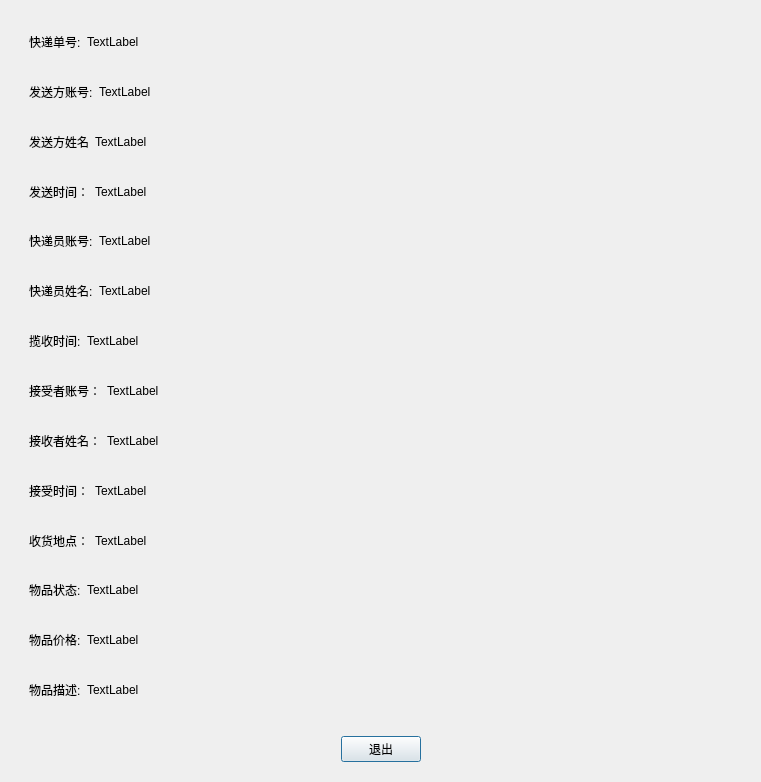
<?xml version="1.0" encoding="UTF-8"?>
<ui version="4.0">
 <class>PackageInfoWindow</class>
 <widget class="QDialog" name="PackageInfoWindow">
  <property name="geometry">
   <rect>
    <x>0</x>
    <y>0</y>
    <width>761</width>
    <height>782</height>
   </rect>
  </property>
  <property name="windowTitle">
   <string>Dialog</string>
  </property>
  <layout class="QVBoxLayout" name="verticalLayout_2">
   <item>
    <widget class="QWidget" name="widget_5" native="true">
     <layout class="QVBoxLayout" name="verticalLayout">
      <item>
       <widget class="QWidget" name="widget" native="true">
        <layout class="QHBoxLayout" name="horizontalLayout">
         <item>
          <widget class="QLabel" name="label">
           <property name="text">
            <string>快递单号:</string>
           </property>
          </widget>
         </item>
         <item>
          <widget class="QLabel" name="Index_Line">
           <property name="sizePolicy">
            <sizepolicy hsizetype="Preferred" vsizetype="Preferred">
             <horstretch>20</horstretch>
             <verstretch>0</verstretch>
            </sizepolicy>
           </property>
           <property name="text">
            <string>TextLabel</string>
           </property>
          </widget>
         </item>
        </layout>
       </widget>
      </item>
      <item>
       <widget class="QWidget" name="widget_2" native="true">
        <layout class="QHBoxLayout" name="horizontalLayout_2">
         <item>
          <widget class="QLabel" name="label_3">
           <property name="text">
            <string>发送方账号:</string>
           </property>
          </widget>
         </item>
         <item>
          <widget class="QLabel" name="SenderUsername_Line">
           <property name="sizePolicy">
            <sizepolicy hsizetype="Preferred" vsizetype="Preferred">
             <horstretch>20</horstretch>
             <verstretch>0</verstretch>
            </sizepolicy>
           </property>
           <property name="text">
            <string>TextLabel</string>
           </property>
          </widget>
         </item>
        </layout>
       </widget>
      </item>
      <item>
       <widget class="QWidget" name="widget_4" native="true">
        <layout class="QHBoxLayout" name="horizontalLayout_4">
         <item>
          <widget class="QLabel" name="label_7">
           <property name="text">
            <string>发送方姓名</string>
           </property>
          </widget>
         </item>
         <item>
          <widget class="QLabel" name="SenderName_Line">
           <property name="sizePolicy">
            <sizepolicy hsizetype="Preferred" vsizetype="Preferred">
             <horstretch>20</horstretch>
             <verstretch>0</verstretch>
            </sizepolicy>
           </property>
           <property name="text">
            <string>TextLabel</string>
           </property>
          </widget>
         </item>
        </layout>
       </widget>
      </item>
      <item>
       <widget class="QWidget" name="widget_6" native="true">
        <layout class="QHBoxLayout" name="horizontalLayout_5">
         <item>
          <widget class="QLabel" name="label_6">
           <property name="text">
            <string>发送时间：</string>
           </property>
          </widget>
         </item>
         <item>
          <widget class="QLabel" name="SenderTime">
           <property name="sizePolicy">
            <sizepolicy hsizetype="Preferred" vsizetype="Preferred">
             <horstretch>20</horstretch>
             <verstretch>0</verstretch>
            </sizepolicy>
           </property>
           <property name="text">
            <string>TextLabel</string>
           </property>
          </widget>
         </item>
        </layout>
       </widget>
      </item>
      <item>
       <widget class="QWidget" name="widget_13" native="true">
        <layout class="QHBoxLayout" name="horizontalLayout_12">
         <item>
          <widget class="QLabel" name="label_13">
           <property name="sizePolicy">
            <sizepolicy hsizetype="Fixed" vsizetype="Preferred">
             <horstretch>0</horstretch>
             <verstretch>0</verstretch>
            </sizepolicy>
           </property>
           <property name="text">
            <string>快递员账号:</string>
           </property>
          </widget>
         </item>
         <item>
          <widget class="QLabel" name="CollectorUsername_Line">
           <property name="sizePolicy">
            <sizepolicy hsizetype="Preferred" vsizetype="Preferred">
             <horstretch>20</horstretch>
             <verstretch>0</verstretch>
            </sizepolicy>
           </property>
           <property name="text">
            <string>TextLabel</string>
           </property>
          </widget>
         </item>
        </layout>
       </widget>
      </item>
      <item>
       <widget class="QWidget" name="widget_12" native="true">
        <layout class="QHBoxLayout" name="horizontalLayout_11">
         <item>
          <widget class="QLabel" name="label_12">
           <property name="sizePolicy">
            <sizepolicy hsizetype="Fixed" vsizetype="Preferred">
             <horstretch>0</horstretch>
             <verstretch>0</verstretch>
            </sizepolicy>
           </property>
           <property name="text">
            <string>快递员姓名:</string>
           </property>
          </widget>
         </item>
         <item>
          <widget class="QLabel" name="CollectorName_Line">
           <property name="sizePolicy">
            <sizepolicy hsizetype="Preferred" vsizetype="Preferred">
             <horstretch>20</horstretch>
             <verstretch>0</verstretch>
            </sizepolicy>
           </property>
           <property name="text">
            <string>TextLabel</string>
           </property>
          </widget>
         </item>
        </layout>
       </widget>
      </item>
      <item>
       <widget class="QWidget" name="widget_14" native="true">
        <layout class="QHBoxLayout" name="horizontalLayout_13">
         <item>
          <widget class="QLabel" name="label_14">
           <property name="text">
            <string>揽收时间:</string>
           </property>
          </widget>
         </item>
         <item>
          <widget class="QLabel" name="CollectTime_Line">
           <property name="sizePolicy">
            <sizepolicy hsizetype="Preferred" vsizetype="Preferred">
             <horstretch>20</horstretch>
             <verstretch>0</verstretch>
            </sizepolicy>
           </property>
           <property name="text">
            <string>TextLabel</string>
           </property>
          </widget>
         </item>
        </layout>
       </widget>
      </item>
      <item>
       <widget class="QWidget" name="widget_7" native="true">
        <layout class="QHBoxLayout" name="horizontalLayout_6">
         <item>
          <widget class="QLabel" name="label_8">
           <property name="text">
            <string>接受者账号：</string>
           </property>
          </widget>
         </item>
         <item>
          <widget class="QLabel" name="RecvUsername_Line">
           <property name="sizePolicy">
            <sizepolicy hsizetype="Preferred" vsizetype="Preferred">
             <horstretch>20</horstretch>
             <verstretch>0</verstretch>
            </sizepolicy>
           </property>
           <property name="text">
            <string>TextLabel</string>
           </property>
          </widget>
         </item>
        </layout>
       </widget>
      </item>
      <item>
       <widget class="QWidget" name="widget_9" native="true">
        <layout class="QHBoxLayout" name="horizontalLayout_8">
         <item>
          <widget class="QLabel" name="label_10">
           <property name="text">
            <string>接收者姓名：</string>
           </property>
          </widget>
         </item>
         <item>
          <widget class="QLabel" name="RecvName_Line">
           <property name="sizePolicy">
            <sizepolicy hsizetype="Preferred" vsizetype="Preferred">
             <horstretch>20</horstretch>
             <verstretch>0</verstretch>
            </sizepolicy>
           </property>
           <property name="text">
            <string>TextLabel</string>
           </property>
          </widget>
         </item>
        </layout>
       </widget>
      </item>
      <item>
       <widget class="QWidget" name="widget_8" native="true">
        <layout class="QHBoxLayout" name="horizontalLayout_7">
         <item>
          <widget class="QLabel" name="label_9">
           <property name="text">
            <string>接受时间：</string>
           </property>
          </widget>
         </item>
         <item>
          <widget class="QLabel" name="RecvTime">
           <property name="sizePolicy">
            <sizepolicy hsizetype="Preferred" vsizetype="Preferred">
             <horstretch>20</horstretch>
             <verstretch>0</verstretch>
            </sizepolicy>
           </property>
           <property name="text">
            <string>TextLabel</string>
           </property>
          </widget>
         </item>
        </layout>
       </widget>
      </item>
      <item>
       <widget class="QWidget" name="widget_11" native="true">
        <layout class="QHBoxLayout" name="horizontalLayout_10">
         <item>
          <widget class="QLabel" name="label_11">
           <property name="text">
            <string>收货地点：</string>
           </property>
          </widget>
         </item>
         <item>
          <widget class="QLabel" name="Addr_Line">
           <property name="sizePolicy">
            <sizepolicy hsizetype="Preferred" vsizetype="Preferred">
             <horstretch>20</horstretch>
             <verstretch>0</verstretch>
            </sizepolicy>
           </property>
           <property name="text">
            <string>TextLabel</string>
           </property>
          </widget>
         </item>
        </layout>
       </widget>
      </item>
      <item>
       <widget class="QWidget" name="widget_3" native="true">
        <layout class="QHBoxLayout" name="horizontalLayout_3">
         <item>
          <widget class="QLabel" name="Balance_Line2">
           <property name="text">
            <string>物品状态:</string>
           </property>
          </widget>
         </item>
         <item>
          <widget class="QLabel" name="PkgStatus_Line">
           <property name="sizePolicy">
            <sizepolicy hsizetype="Preferred" vsizetype="Preferred">
             <horstretch>20</horstretch>
             <verstretch>0</verstretch>
            </sizepolicy>
           </property>
           <property name="text">
            <string>TextLabel</string>
           </property>
          </widget>
         </item>
        </layout>
       </widget>
      </item>
      <item>
       <widget class="QWidget" name="widget_16" native="true">
        <layout class="QHBoxLayout" name="horizontalLayout_15">
         <item>
          <widget class="QLabel" name="Balance_Line2_3">
           <property name="text">
            <string>物品价格:</string>
           </property>
          </widget>
         </item>
         <item>
          <widget class="QLabel" name="PkgPrice">
           <property name="sizePolicy">
            <sizepolicy hsizetype="Preferred" vsizetype="Preferred">
             <horstretch>20</horstretch>
             <verstretch>0</verstretch>
            </sizepolicy>
           </property>
           <property name="text">
            <string>TextLabel</string>
           </property>
          </widget>
         </item>
        </layout>
       </widget>
      </item>
      <item>
       <widget class="QWidget" name="widget_10" native="true">
        <layout class="QHBoxLayout" name="horizontalLayout_9">
         <item>
          <widget class="QLabel" name="Balance_Line2_2">
           <property name="text">
            <string>物品描述:</string>
           </property>
          </widget>
         </item>
         <item>
          <widget class="QLabel" name="PkgRemark">
           <property name="sizePolicy">
            <sizepolicy hsizetype="Preferred" vsizetype="Preferred">
             <horstretch>20</horstretch>
             <verstretch>0</verstretch>
            </sizepolicy>
           </property>
           <property name="text">
            <string>TextLabel</string>
           </property>
          </widget>
         </item>
        </layout>
       </widget>
      </item>
     </layout>
    </widget>
   </item>
   <item>
    <widget class="QWidget" name="widget_15" native="true">
     <property name="sizePolicy">
      <sizepolicy hsizetype="Preferred" vsizetype="Fixed">
       <horstretch>0</horstretch>
       <verstretch>0</verstretch>
      </sizepolicy>
     </property>
     <layout class="QHBoxLayout" name="horizontalLayout_14">
      <item>
       <spacer name="horizontalSpacer">
        <property name="orientation">
         <enum>Qt::Horizontal</enum>
        </property>
        <property name="sizeHint" stdset="0">
         <size>
          <width>302</width>
          <height>20</height>
         </size>
        </property>
       </spacer>
      </item>
      <item>
       <widget class="QPushButton" name="btn_Quit">
        <property name="text">
         <string>退出</string>
        </property>
       </widget>
      </item>
      <item>
       <spacer name="horizontalSpacer_2">
        <property name="orientation">
         <enum>Qt::Horizontal</enum>
        </property>
        <property name="sizeHint" stdset="0">
         <size>
          <width>302</width>
          <height>20</height>
         </size>
        </property>
       </spacer>
      </item>
     </layout>
    </widget>
   </item>
  </layout>
 </widget>
 <resources/>
 <connections/>
</ui>
